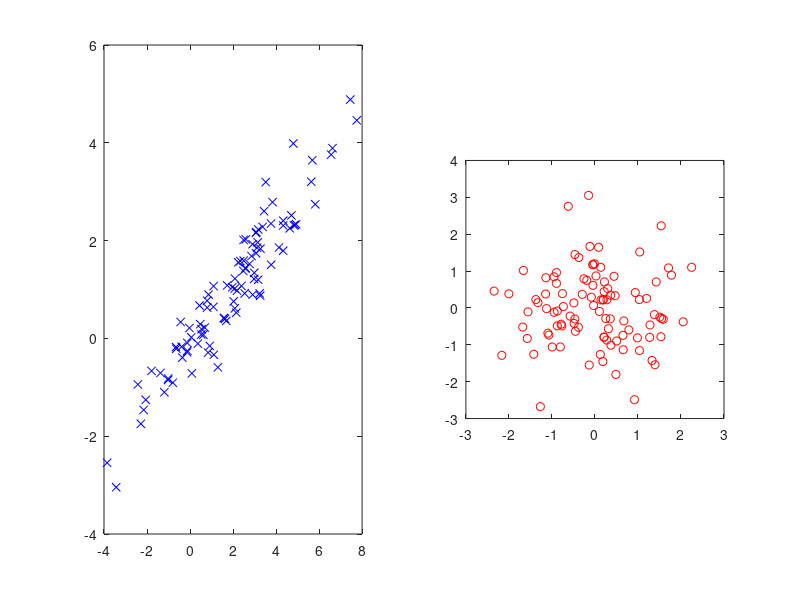
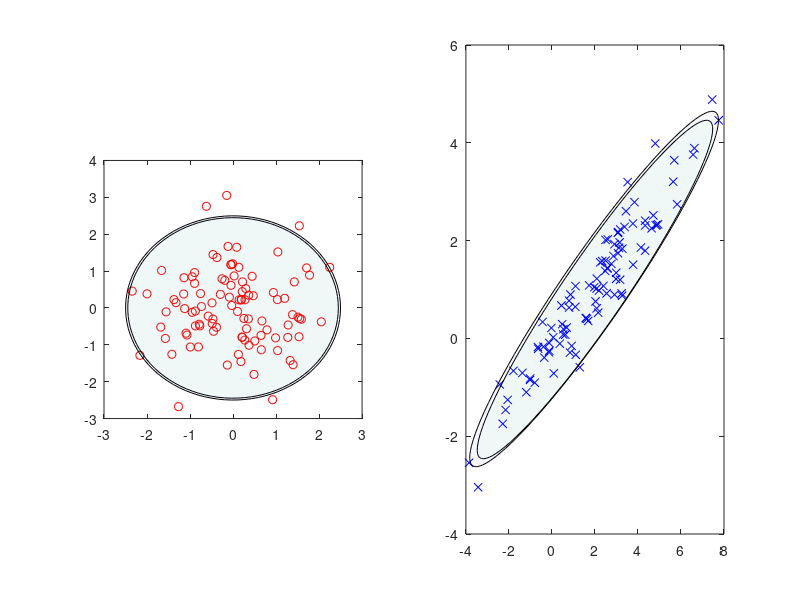

These figures' MATLAB source, in order:
clc
clear
close all

mu = [2,1]
sigma = [5,3;3,2]
n = 100

X = mvnrnd(mu,sigma,n)

[n,p] = size(X)
mu_hat=mean(X)
sigma_hat=(X'*X/n-mean(X)'*mean(X))*n/(n-1)

S=sqrtm(sigma)
S_hat=sqrtm(sigma_hat)
Z=((S_hat)\(X-repmat(mu_hat,n,1))')'

figure
subplot(1,2,1)
plot(X(:,1),X(:,2),'xb')
subplot(1,2,2)
plot(Z(:,1),Z(:,2),'or')
axis square

alpha =0.05

F_teor=chi2inv(1-alpha,p)
F_esti=finv(1-alpha,p,n-p)*p*(n-1)/(n-p)

t=linspace(0,2*pi,100)
zz_teor=[sqrt(F_teor)*cos(t)',sqrt(F_teor)*sin(t)']
zz_esti=[sqrt(F_esti)*cos(t)',sqrt(F_esti)*sin(t)']

xx_teor=zz_teor*S+repmat(mu,length(zz_teor),1)
xx_esti=zz_esti*S_hat+repmat(mu_hat,length(zz_esti),1)

figure
subplot(1,2,1)
plot(Z(:,1),Z(:,2),'or')
patch(zz_teor(:,1),zz_teor(:,2),'g','Facealpha',0.03)
patch(zz_esti(:,1),zz_esti(:,2),'b','Facealpha',0.03)
axis square
subplot(1,2,2)
plot(X(:,1),X(:,2),'xb')
patch(xx_teor(:,1),xx_teor(:,2),'g','Facealpha',0.03)
patch(xx_esti(:,1),xx_esti(:,2),'b','Facealpha',0.03)
